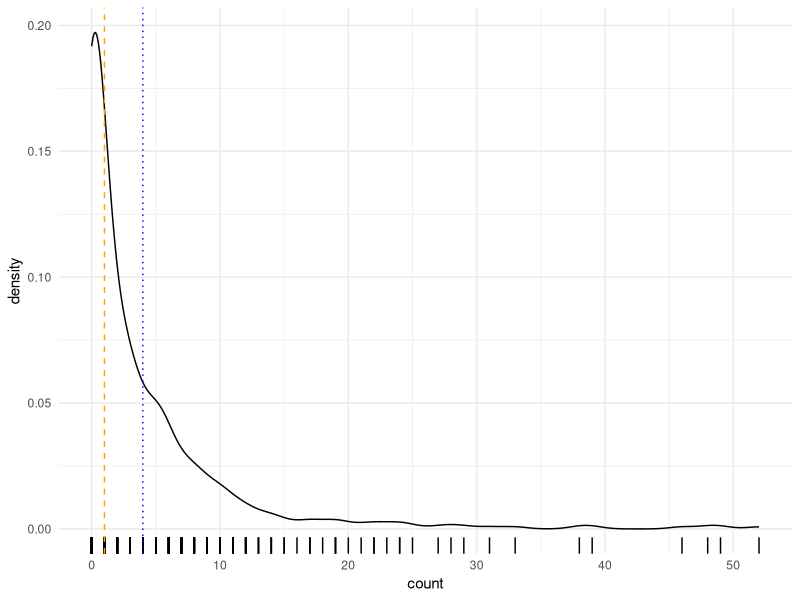
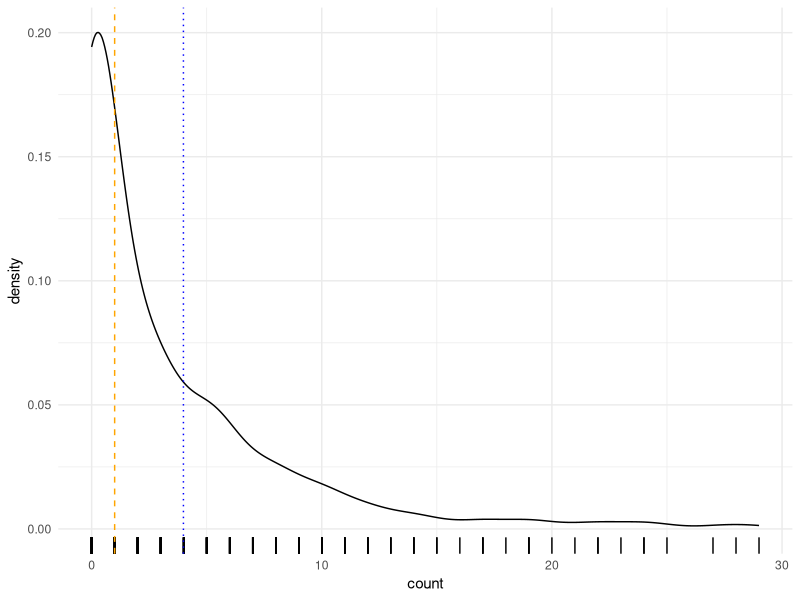
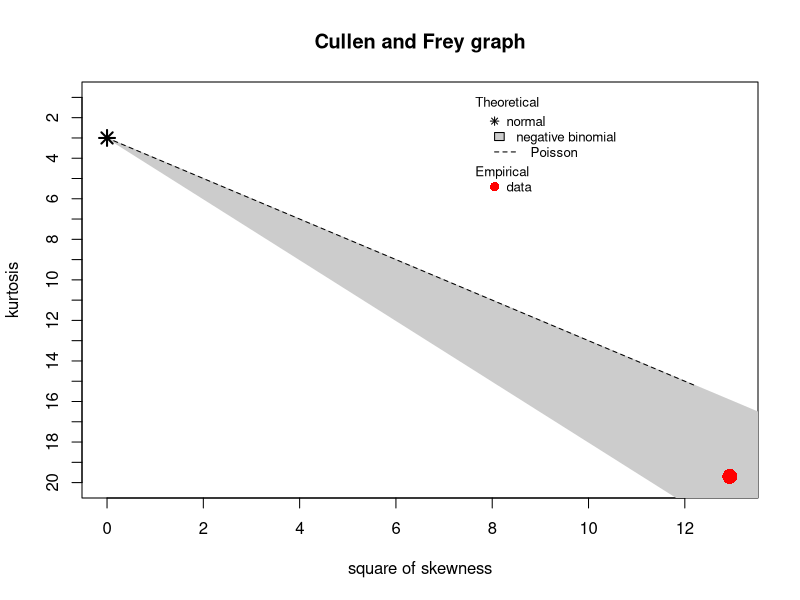
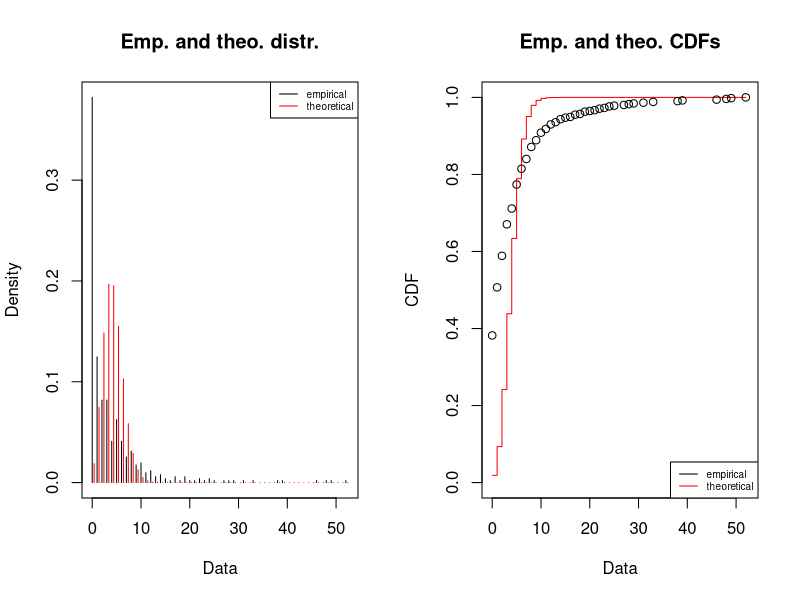
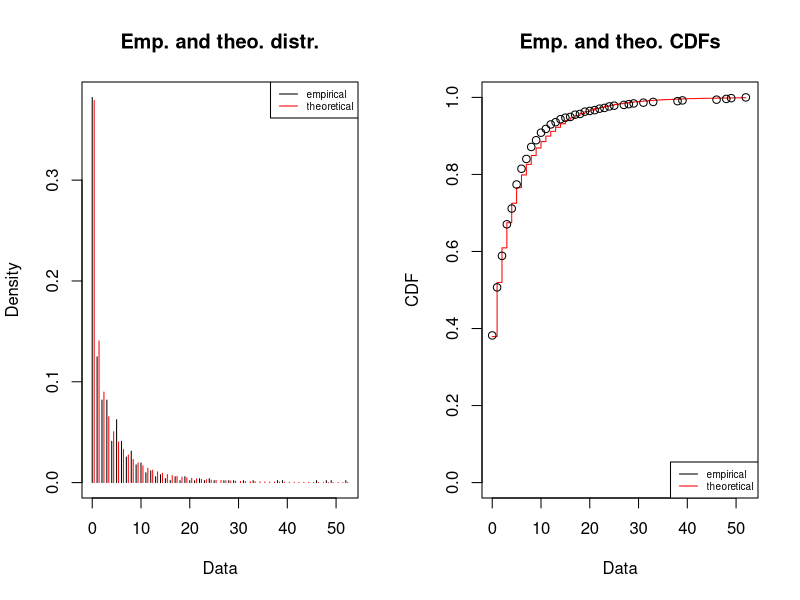
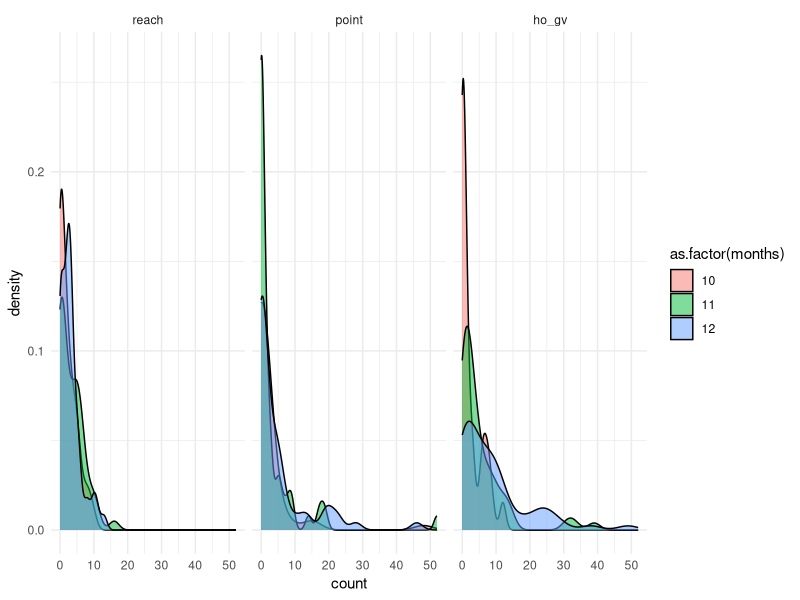
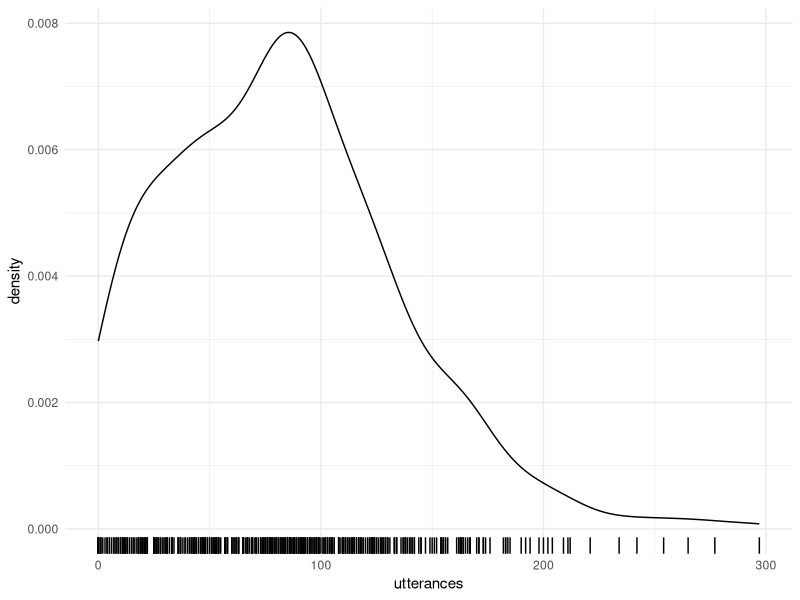
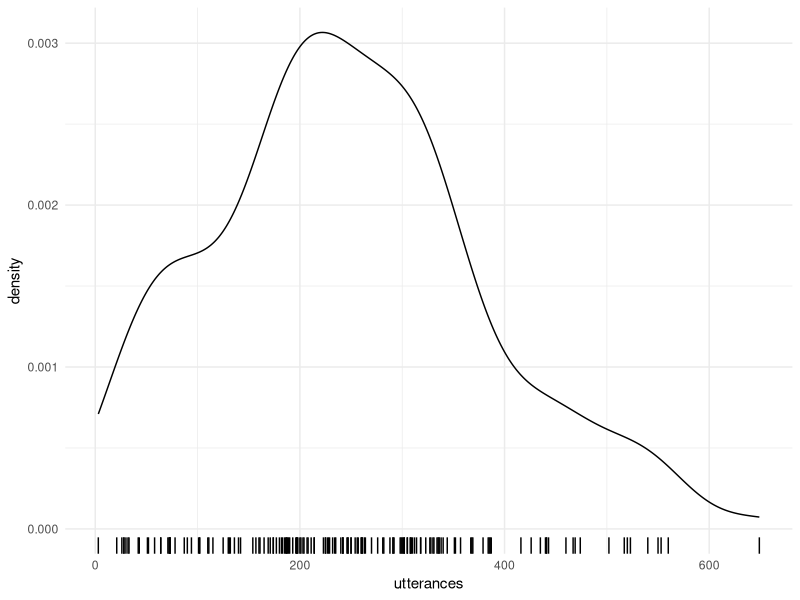

Recreate these plots in R, in order.
## ---- chunk 1
knitr::opts_chunk$set(echo = TRUE)
knitr::opts_knit$set(root.dir = normalizePath("../"))
library(tidyverse)
theme_set(theme_minimal())
library(fitdistrplus)
## ---- chunk 2
gestures <- read_csv("./data/gestures.csv")

gestures_tot <- gestures %>%
  group_by(dyad, background, months, gesture) %>%
  summarise(
    count = sum(count),
    ct = sum(ct)
  ) %>%
  ungroup() %>%
  mutate(
    gesture = factor(gesture, levels = c("reach", "point", "ho_gv"))
  ) %>%
  mutate_if(is.character, as.factor)

utterances <- read_csv("./data/utterances.csv")

# NAs not removed in sum()
utterances_tot <- utterances %>%
  group_by(dyad, background, months) %>%
  summarise(
    utterances = sum(utterances)
  ) %>%
  ungroup() %>%
  mutate_if(is.character, as.factor)

point <- gestures %>%
  filter(gesture == "point") %>%
  group_by(dyad, background, months) %>%
  summarise(
    count = sum(count)
  ) %>%
  ungroup() %>%
  mutate_if(is.character, as.factor)

utter_point <- left_join(utterances_tot, point) %>%
  rename(point = count)

utterances_compl <- utterances %>% na.omit()
utterances_tcompl <- utterances_tot %>% na.omit()
## ---- chunk 3
gestures %>% group_by(background) %>% summarise(n = n_distinct(dyad))
## ---- chunk 4
utterances %>% group_by(background) %>% summarise(n = n_distinct(dyad))
## ---- chunk 5
gestures_tot %>%
  ggplot(aes(count)) +
  geom_density() +
  geom_rug() +
  geom_vline(xintercept = median(gestures_tot$count, na.rm = TRUE), linetype = "dashed", colour = "orange") +
  geom_vline(xintercept = mean(gestures_tot$count, na.rm = TRUE), linetype = "dotted", colour = "blue")
## ---- chunk 6
gestures_tot %>%
  filter(count < 31) %>%
  ggplot(aes(count)) +
  geom_density() +
  geom_rug() +
  geom_vline(xintercept = median(gestures_tot$count, na.rm = TRUE), linetype = "dashed", colour = "orange") +
  geom_vline(xintercept = mean(gestures_tot$count, na.rm = TRUE), linetype = "dotted", colour = "blue")
## ---- chunk 7
gest_na <- na.omit(gestures_tot)
descdist(gest_na$count, discrete = TRUE)
## ---- chunk 8
plot(fitdist(gest_na$count, "pois"))
## ---- chunk 9
plot(fitdist(gest_na$count, "nbinom"))
## ---- chunk 10
gestures_tot %>%
  ggplot(aes(count, fill = as.factor(months))) +
  geom_density(alpha = 0.5) +
  facet_grid(~ gesture)
## ---- chunk 11
utterances %>%
  ggplot(aes(utterances)) +
  geom_density() +
  geom_rug()
## ---- chunk 12
utterances_tot %>%
  ggplot(aes(utterances)) +
  geom_density() +
  geom_rug()
## ---- chunk 13
descdist(utterances_tcompl$utterances, discrete = TRUE)
## ---- chunk 14
plot(fitdist(utterances_tcompl$utterances, "norm"))
## ---- chunk 15
utterances_tot %>%
  ggplot(aes(utterances, fill = background)) +
  geom_density(alpha = 0.5, colour = NA) +
  geom_rug()
## ---- chunk 16
utterances_tot %>%
  ggplot(aes(utterances, fill = as.factor(months))) +
  geom_density(alpha = 0.5, colour = NA) +
  geom_rug()
## ---- chunk 17
utterances_tot %>%
  ggplot(aes(as.factor(months), utterances)) +
  geom_jitter(width = 0.1)
## ---- chunk 18
utterances_tot %>%
  ggplot(aes(as.factor(months), utterances, colour = background)) +
  geom_jitter(width = 0.1) +
  facet_grid(~ background)
## ---- chunk 19
utterances_tot %>%
  group_by(background, months) %>%
  summarise(mean = mean(utterances, na.rm = TRUE)) %>%
  ggplot(aes(as.factor(months), mean, group = background, colour = background)) +
  geom_point() +
  geom_line() +
  ylim(c(min(utterances_tot$utterances, na.rm = TRUE), max(utterances_tot$utterances, na.rm = TRUE)))
## ---- chunk 20
utterances_tot %>%
  group_by(background, months) %>%
  summarise(median = median(utterances, na.rm = TRUE)) %>%
  ggplot(aes(as.factor(months), median, group = background, colour = background)) +
  geom_point() +
  geom_line() +
  ylim(c(min(utterances_tot$utterances, na.rm = TRUE), max(utterances_tot$utterances, na.rm = TRUE)))
## ---- chunk 21
utterances %>%
  ggplot(aes(as.factor(months), utterances, colour = task)) +
  geom_jitter(width = 0.1) +
  facet_grid(~ task)
## ---- chunk 22
utterances %>%
  ggplot(aes(as.factor(months), utterances, colour = task)) +
  geom_jitter(width = 0.1) +
  facet_grid(background ~ task)
## ---- chunk 23
utterances %>%
  ggplot(aes(as.factor(months), utterances, colour = task, group = dyad)) +
  geom_point() +
  geom_line() +
  facet_grid(background ~ task)
## ---- chunk 24
utterances_tot %>%
  ggplot(aes(as.factor(months), utterances, colour = background)) +
  geom_jitter(width = 0.1) +
  facet_grid(background ~ .)
## ---- chunk 25
utterances_tot %>%
  ggplot(aes(as.factor(months), utterances, colour = background)) +
  # geom_boxplot(width = 0.5, aes(colour = NULL)) +
  geom_point() +
  geom_line(aes(group = dyad)) +
  facet_grid(background ~ .)
## ---- chunk 26
utterances_tot %>%
  ggplot(aes(background, utterances, colour = background)) +
  geom_jitter(width = 0.2) +
  stat_summary(fun.y = median, geom = "point", shape = 18, size = 6, color = "black")
## ---- chunk 27
utter_point %>%
  ggplot(aes(utterances, point)) +
  geom_point() +
  geom_smooth(method = "lm")
## ---- chunk 28
utter_point %>%
  ggplot(aes(utterances, point, colour = as.factor(months))) +
  geom_point() +
  geom_smooth(method = "lm")
## ---- chunk 29
utter_point %>%
  ggplot(aes(utterances, point, colour = as.factor(months))) +
  geom_point() +
  geom_smooth(method = "lm") +
  facet_grid(~ background)
